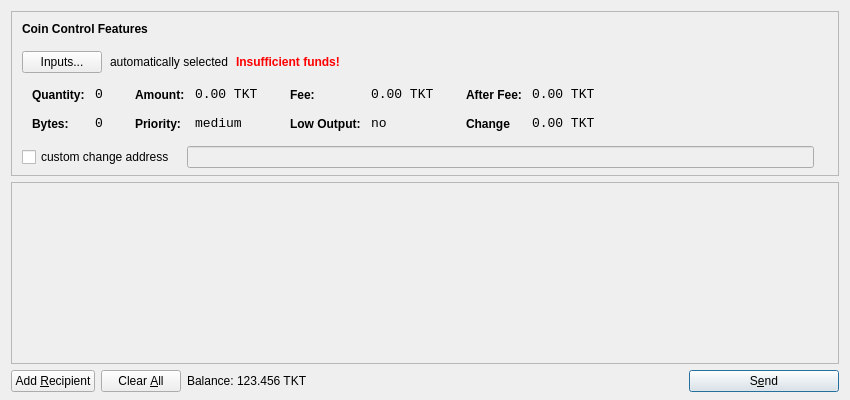
<?xml version="1.0" encoding="UTF-8"?>
<ui version="4.0">
 <class>SendCoinsDialog</class>
 <widget class="QDialog" name="SendCoinsDialog">
  <property name="geometry">
   <rect>
    <x>0</x>
    <y>0</y>
    <width>850</width>
    <height>400</height>
   </rect>
  </property>
  <property name="windowTitle">
   <string>Send Coins</string>
  </property>
  <layout class="QVBoxLayout" name="verticalLayout" stretch="0,1,0">
   <property name="bottomMargin">
    <number>8</number>
   </property>
   <item>
    <widget class="QFrame" name="frameCoinControl">
     <property name="sizePolicy">
      <sizepolicy hsizetype="Expanding" vsizetype="Expanding">
       <horstretch>0</horstretch>
       <verstretch>0</verstretch>
      </sizepolicy>
     </property>
     <property name="maximumSize">
      <size>
       <width>16777215</width>
       <height>16777215</height>
      </size>
     </property>
     <property name="frameShape">
      <enum>QFrame::StyledPanel</enum>
     </property>
     <property name="frameShadow">
      <enum>QFrame::Sunken</enum>
     </property>
     <layout class="QVBoxLayout" name="verticalLayoutCoinControl2">
      <property name="spacing">
       <number>-1</number>
      </property>
      <property name="leftMargin">
       <number>0</number>
      </property>
      <property name="topMargin">
       <number>0</number>
      </property>
      <property name="rightMargin">
       <number>0</number>
      </property>
      <property name="bottomMargin">
       <number>6</number>
      </property>
      <item>
       <layout class="QVBoxLayout" name="verticalLayoutCoinControl" stretch="0,0,0,0,1">
        <property name="spacing">
         <number>0</number>
        </property>
        <property name="leftMargin">
         <number>10</number>
        </property>
        <property name="topMargin">
         <number>10</number>
        </property>
        <item>
         <layout class="QHBoxLayout" name="horizontalLayoutCoinControl1">
          <property name="bottomMargin">
           <number>15</number>
          </property>
          <item>
           <widget class="QLabel" name="labelCoinControlFeatures">
            <property name="sizePolicy">
             <sizepolicy hsizetype="Preferred" vsizetype="Maximum">
              <horstretch>0</horstretch>
              <verstretch>0</verstretch>
             </sizepolicy>
            </property>
            <property name="font">
             <font>
              <weight>75</weight>
              <bold>true</bold>
             </font>
            </property>
            <property name="styleSheet">
             <string notr="true">font-weight:bold;</string>
            </property>
            <property name="text">
             <string>Coin Control Features</string>
            </property>
           </widget>
          </item>
         </layout>
        </item>
        <item>
         <layout class="QHBoxLayout" name="horizontalLayoutCoinControl2" stretch="0,0,0,0">
          <property name="spacing">
           <number>8</number>
          </property>
          <property name="bottomMargin">
           <number>10</number>
          </property>
          <item>
           <widget class="QPushButton" name="pushButtonCoinControl">
            <property name="styleSheet">
             <string notr="true"/>
            </property>
            <property name="text">
             <string>Inputs...</string>
            </property>
           </widget>
          </item>
          <item>
           <widget class="QLabel" name="labelCoinControlAutomaticallySelected">
            <property name="text">
             <string>automatically selected</string>
            </property>
            <property name="margin">
             <number>5</number>
            </property>
           </widget>
          </item>
          <item>
           <widget class="QLabel" name="labelCoinControlInsuffFunds">
            <property name="font">
             <font>
              <weight>75</weight>
              <bold>true</bold>
             </font>
            </property>
            <property name="styleSheet">
             <string notr="true">color:red;font-weight:bold;</string>
            </property>
            <property name="text">
             <string>Insufficient funds!</string>
            </property>
            <property name="margin">
             <number>5</number>
            </property>
           </widget>
          </item>
          <item>
           <spacer name="horizontalSpacerCoinControl">
            <property name="orientation">
             <enum>Qt::Horizontal</enum>
            </property>
            <property name="sizeHint" stdset="0">
             <size>
              <width>40</width>
              <height>1</height>
             </size>
            </property>
           </spacer>
          </item>
         </layout>
        </item>
        <item>
         <widget class="QWidget" name="widgetCoinControl" native="true">
          <property name="sizePolicy">
           <sizepolicy hsizetype="Preferred" vsizetype="Preferred">
            <horstretch>0</horstretch>
            <verstretch>0</verstretch>
           </sizepolicy>
          </property>
          <property name="minimumSize">
           <size>
            <width>0</width>
            <height>0</height>
           </size>
          </property>
          <property name="styleSheet">
           <string notr="true"/>
          </property>
          <layout class="QHBoxLayout" name="horizontalLayoutCoinControl5">
           <property name="margin">
            <number>0</number>
           </property>
           <item>
            <layout class="QHBoxLayout" name="horizontalLayoutCoinControl3" stretch="0,0,0,1">
             <property name="spacing">
              <number>20</number>
             </property>
             <property name="topMargin">
              <number>0</number>
             </property>
             <property name="bottomMargin">
              <number>10</number>
             </property>
             <item>
              <layout class="QFormLayout" name="formLayoutCoinControl1">
               <property name="horizontalSpacing">
                <number>10</number>
               </property>
               <property name="verticalSpacing">
                <number>14</number>
               </property>
               <property name="leftMargin">
                <number>10</number>
               </property>
               <property name="topMargin">
                <number>4</number>
               </property>
               <property name="rightMargin">
                <number>6</number>
               </property>
               <item row="0" column="0">
                <widget class="QLabel" name="labelCoinControlQuantityText">
                 <property name="styleSheet">
                  <string notr="true">font-weight:bold;</string>
                 </property>
                 <property name="text">
                  <string>Quantity:</string>
                 </property>
                 <property name="margin">
                  <number>0</number>
                 </property>
                </widget>
               </item>
               <item row="0" column="1">
                <widget class="QLabel" name="labelCoinControlQuantity">
                 <property name="font">
                  <font>
                   <family>Monospace</family>
                   <pointsize>10</pointsize>
                  </font>
                 </property>
                 <property name="cursor">
                  <cursorShape>IBeamCursor</cursorShape>
                 </property>
                 <property name="contextMenuPolicy">
                  <enum>Qt::ActionsContextMenu</enum>
                 </property>
                 <property name="text">
                  <string>0</string>
                 </property>
                 <property name="margin">
                  <number>0</number>
                 </property>
                 <property name="textInteractionFlags">
                  <set>Qt::LinksAccessibleByMouse|Qt::TextSelectableByKeyboard|Qt::TextSelectableByMouse</set>
                 </property>
                </widget>
               </item>
               <item row="1" column="0">
                <widget class="QLabel" name="labelCoinControlBytesText">
                 <property name="styleSheet">
                  <string notr="true">font-weight:bold;</string>
                 </property>
                 <property name="text">
                  <string>Bytes:</string>
                 </property>
                </widget>
               </item>
               <item row="1" column="1">
                <widget class="QLabel" name="labelCoinControlBytes">
                 <property name="font">
                  <font>
                   <family>Monospace</family>
                   <pointsize>10</pointsize>
                  </font>
                 </property>
                 <property name="cursor">
                  <cursorShape>IBeamCursor</cursorShape>
                 </property>
                 <property name="contextMenuPolicy">
                  <enum>Qt::ActionsContextMenu</enum>
                 </property>
                 <property name="text">
                  <string>0</string>
                 </property>
                 <property name="textInteractionFlags">
                  <set>Qt::LinksAccessibleByMouse|Qt::TextSelectableByKeyboard|Qt::TextSelectableByMouse</set>
                 </property>
                </widget>
               </item>
              </layout>
             </item>
             <item>
              <layout class="QFormLayout" name="formLayoutCoinControl2">
               <property name="horizontalSpacing">
                <number>10</number>
               </property>
               <property name="verticalSpacing">
                <number>14</number>
               </property>
               <property name="leftMargin">
                <number>6</number>
               </property>
               <property name="topMargin">
                <number>4</number>
               </property>
               <property name="rightMargin">
                <number>6</number>
               </property>
               <item row="0" column="0">
                <widget class="QLabel" name="labelCoinControlAmountText">
                 <property name="styleSheet">
                  <string notr="true">font-weight:bold;</string>
                 </property>
                 <property name="text">
                  <string>Amount:</string>
                 </property>
                 <property name="margin">
                  <number>0</number>
                 </property>
                </widget>
               </item>
               <item row="0" column="1">
                <widget class="QLabel" name="labelCoinControlAmount">
                 <property name="font">
                  <font>
                   <family>Monospace</family>
                   <pointsize>10</pointsize>
                  </font>
                 </property>
                 <property name="cursor">
                  <cursorShape>IBeamCursor</cursorShape>
                 </property>
                 <property name="contextMenuPolicy">
                  <enum>Qt::ActionsContextMenu</enum>
                 </property>
                 <property name="text">
                  <string>0.00 TKT</string>
                 </property>
                 <property name="textInteractionFlags">
                  <set>Qt::LinksAccessibleByMouse|Qt::TextSelectableByKeyboard|Qt::TextSelectableByMouse</set>
                 </property>
                </widget>
               </item>
               <item row="1" column="0">
                <widget class="QLabel" name="labelCoinControlPriorityText">
                 <property name="styleSheet">
                  <string notr="true">font-weight:bold;</string>
                 </property>
                 <property name="text">
                  <string>Priority:</string>
                 </property>
                </widget>
               </item>
               <item row="1" column="1">
                <widget class="QLabel" name="labelCoinControlPriority">
                 <property name="font">
                  <font>
                   <family>Monospace</family>
                   <pointsize>10</pointsize>
                  </font>
                 </property>
                 <property name="cursor">
                  <cursorShape>IBeamCursor</cursorShape>
                 </property>
                 <property name="contextMenuPolicy">
                  <enum>Qt::ActionsContextMenu</enum>
                 </property>
                 <property name="text">
                  <string>medium</string>
                 </property>
                 <property name="textInteractionFlags">
                  <set>Qt::LinksAccessibleByMouse|Qt::TextSelectableByKeyboard|Qt::TextSelectableByMouse</set>
                 </property>
                </widget>
               </item>
              </layout>
             </item>
             <item>
              <layout class="QFormLayout" name="formLayoutCoinControl3">
               <property name="horizontalSpacing">
                <number>10</number>
               </property>
               <property name="verticalSpacing">
                <number>14</number>
               </property>
               <property name="leftMargin">
                <number>6</number>
               </property>
               <property name="topMargin">
                <number>4</number>
               </property>
               <property name="rightMargin">
                <number>6</number>
               </property>
               <item row="0" column="0">
                <widget class="QLabel" name="labelCoinControlFeeText">
                 <property name="styleSheet">
                  <string notr="true">font-weight:bold;</string>
                 </property>
                 <property name="text">
                  <string>Fee:</string>
                 </property>
                 <property name="margin">
                  <number>0</number>
                 </property>
                </widget>
               </item>
               <item row="0" column="1">
                <widget class="QLabel" name="labelCoinControlFee">
                 <property name="font">
                  <font>
                   <family>Monospace</family>
                   <pointsize>10</pointsize>
                  </font>
                 </property>
                 <property name="cursor">
                  <cursorShape>IBeamCursor</cursorShape>
                 </property>
                 <property name="contextMenuPolicy">
                  <enum>Qt::ActionsContextMenu</enum>
                 </property>
                 <property name="text">
                  <string>0.00 TKT</string>
                 </property>
                 <property name="textInteractionFlags">
                  <set>Qt::LinksAccessibleByMouse|Qt::TextSelectableByKeyboard|Qt::TextSelectableByMouse</set>
                 </property>
                </widget>
               </item>
               <item row="1" column="0">
                <widget class="QLabel" name="labelCoinControlLowOutputText">
                 <property name="styleSheet">
                  <string notr="true">font-weight:bold;</string>
                 </property>
                 <property name="text">
                  <string>Low Output:</string>
                 </property>
                </widget>
               </item>
               <item row="1" column="1">
                <widget class="QLabel" name="labelCoinControlLowOutput">
                 <property name="font">
                  <font>
                   <family>Monospace</family>
                   <pointsize>10</pointsize>
                  </font>
                 </property>
                 <property name="cursor">
                  <cursorShape>IBeamCursor</cursorShape>
                 </property>
                 <property name="contextMenuPolicy">
                  <enum>Qt::ActionsContextMenu</enum>
                 </property>
                 <property name="text">
                  <string>no</string>
                 </property>
                 <property name="textInteractionFlags">
                  <set>Qt::LinksAccessibleByMouse|Qt::TextSelectableByKeyboard|Qt::TextSelectableByMouse</set>
                 </property>
                </widget>
               </item>
              </layout>
             </item>
             <item>
              <layout class="QFormLayout" name="formLayoutCoinControl4">
               <property name="horizontalSpacing">
                <number>10</number>
               </property>
               <property name="verticalSpacing">
                <number>14</number>
               </property>
               <property name="leftMargin">
                <number>6</number>
               </property>
               <property name="topMargin">
                <number>4</number>
               </property>
               <property name="rightMargin">
                <number>6</number>
               </property>
               <item row="0" column="0">
                <widget class="QLabel" name="labelCoinControlAfterFeeText">
                 <property name="styleSheet">
                  <string notr="true">font-weight:bold;</string>
                 </property>
                 <property name="text">
                  <string>After Fee:</string>
                 </property>
                 <property name="margin">
                  <number>0</number>
                 </property>
                </widget>
               </item>
               <item row="0" column="1">
                <widget class="QLabel" name="labelCoinControlAfterFee">
                 <property name="font">
                  <font>
                   <family>Monospace</family>
                   <pointsize>10</pointsize>
                  </font>
                 </property>
                 <property name="cursor">
                  <cursorShape>IBeamCursor</cursorShape>
                 </property>
                 <property name="contextMenuPolicy">
                  <enum>Qt::ActionsContextMenu</enum>
                 </property>
                 <property name="text">
                  <string>0.00 TKT</string>
                 </property>
                 <property name="textInteractionFlags">
                  <set>Qt::LinksAccessibleByMouse|Qt::TextSelectableByKeyboard|Qt::TextSelectableByMouse</set>
                 </property>
                </widget>
               </item>
               <item row="1" column="0">
                <widget class="QLabel" name="labelCoinControlChangeText">
                 <property name="styleSheet">
                  <string notr="true">font-weight:bold;</string>
                 </property>
                 <property name="text">
                  <string>Change</string>
                 </property>
                </widget>
               </item>
               <item row="1" column="1">
                <widget class="QLabel" name="labelCoinControlChange">
                 <property name="font">
                  <font>
                   <family>Monospace</family>
                   <pointsize>10</pointsize>
                  </font>
                 </property>
                 <property name="cursor">
                  <cursorShape>IBeamCursor</cursorShape>
                 </property>
                 <property name="contextMenuPolicy">
                  <enum>Qt::ActionsContextMenu</enum>
                 </property>
                 <property name="text">
                  <string>0.00 TKT</string>
                 </property>
                 <property name="textInteractionFlags">
                  <set>Qt::LinksAccessibleByMouse|Qt::TextSelectableByKeyboard|Qt::TextSelectableByMouse</set>
                 </property>
                </widget>
               </item>
              </layout>
             </item>
            </layout>
           </item>
          </layout>
         </widget>
        </item>
        <item>
         <layout class="QHBoxLayout" name="horizontalLayoutCoinControl4" stretch="0,0,0">
          <property name="spacing">
           <number>12</number>
          </property>
          <property name="sizeConstraint">
           <enum>QLayout::SetDefaultConstraint</enum>
          </property>
          <property name="topMargin">
           <number>5</number>
          </property>
          <property name="rightMargin">
           <number>5</number>
          </property>
          <item>
           <widget class="QCheckBox" name="checkBoxCoinControlChange">
            <property name="text">
             <string>custom change address</string>
            </property>
           </widget>
          </item>
          <item>
           <widget class="QLineEdit" name="lineEditCoinControlChange">
            <property name="enabled">
             <bool>false</bool>
            </property>
            <property name="sizePolicy">
             <sizepolicy hsizetype="Expanding" vsizetype="Fixed">
              <horstretch>0</horstretch>
              <verstretch>0</verstretch>
             </sizepolicy>
            </property>
           </widget>
          </item>
          <item>
           <widget class="QLabel" name="labelCoinControlChangeLabel">
            <property name="sizePolicy">
             <sizepolicy hsizetype="Preferred" vsizetype="Expanding">
              <horstretch>0</horstretch>
              <verstretch>0</verstretch>
             </sizepolicy>
            </property>
            <property name="minimumSize">
             <size>
              <width>0</width>
              <height>0</height>
             </size>
            </property>
            <property name="text">
             <string/>
            </property>
            <property name="margin">
             <number>3</number>
            </property>
           </widget>
          </item>
         </layout>
        </item>
        <item>
         <spacer name="verticalSpacerCoinControl">
          <property name="orientation">
           <enum>Qt::Vertical</enum>
          </property>
          <property name="sizeHint" stdset="0">
           <size>
            <width>800</width>
            <height>1</height>
           </size>
          </property>
         </spacer>
        </item>
       </layout>
      </item>
     </layout>
    </widget>
   </item>
   <item>
    <widget class="QScrollArea" name="scrollArea">
     <property name="widgetResizable">
      <bool>true</bool>
     </property>
     <widget class="QWidget" name="scrollAreaWidgetContents">
      <property name="geometry">
       <rect>
        <x>0</x>
        <y>0</y>
        <width>830</width>
        <height>165</height>
       </rect>
      </property>
      <layout class="QVBoxLayout" name="verticalLayout_2">
       <property name="margin">
        <number>0</number>
       </property>
       <item>
        <layout class="QVBoxLayout" name="entries">
         <property name="spacing">
          <number>6</number>
         </property>
        </layout>
       </item>
       <item>
        <spacer name="verticalSpacer">
         <property name="orientation">
          <enum>Qt::Vertical</enum>
         </property>
         <property name="sizeHint" stdset="0">
          <size>
           <width>20</width>
           <height>40</height>
          </size>
         </property>
        </spacer>
       </item>
      </layout>
     </widget>
    </widget>
   </item>
   <item>
    <layout class="QHBoxLayout" name="horizontalLayout">
     <item>
      <widget class="QPushButton" name="addButton">
       <property name="toolTip">
        <string>Send to multiple recipients at once</string>
       </property>
       <property name="text">
        <string>Add &amp;Recipient</string>
       </property>
       <property name="icon">
        <iconset resource="../bitcoin.qrc">
         <normaloff>:/icons/add</normaloff>:/icons/add</iconset>
       </property>
       <property name="autoDefault">
        <bool>false</bool>
       </property>
      </widget>
     </item>
     <item>
      <widget class="QPushButton" name="clearButton">
       <property name="sizePolicy">
        <sizepolicy hsizetype="Minimum" vsizetype="Fixed">
         <horstretch>0</horstretch>
         <verstretch>0</verstretch>
        </sizepolicy>
       </property>
       <property name="toolTip">
        <string>Remove all transaction fields</string>
       </property>
       <property name="text">
        <string>Clear &amp;All</string>
       </property>
       <property name="icon">
        <iconset resource="../bitcoin.qrc">
         <normaloff>:/icons/remove</normaloff>:/icons/remove</iconset>
       </property>
       <property name="autoRepeatDelay">
        <number>300</number>
       </property>
       <property name="autoDefault">
        <bool>false</bool>
       </property>
      </widget>
     </item>
     <item>
      <layout class="QHBoxLayout" name="horizontalLayout_2">
       <property name="spacing">
        <number>3</number>
       </property>
       <item>
        <widget class="QLabel" name="label">
         <property name="sizePolicy">
          <sizepolicy hsizetype="Preferred" vsizetype="Fixed">
           <horstretch>0</horstretch>
           <verstretch>0</verstretch>
          </sizepolicy>
         </property>
         <property name="text">
          <string>Balance:</string>
         </property>
        </widget>
       </item>
       <item>
        <widget class="QLabel" name="labelBalance">
         <property name="sizePolicy">
          <sizepolicy hsizetype="Preferred" vsizetype="Fixed">
           <horstretch>0</horstretch>
           <verstretch>0</verstretch>
          </sizepolicy>
         </property>
         <property name="cursor">
          <cursorShape>IBeamCursor</cursorShape>
         </property>
         <property name="text">
          <string>123.456 TKT</string>
         </property>
         <property name="textInteractionFlags">
          <set>Qt::LinksAccessibleByMouse|Qt::TextSelectableByKeyboard|Qt::TextSelectableByMouse</set>
         </property>
        </widget>
       </item>
      </layout>
     </item>
     <item>
      <spacer name="horizontalSpacer">
       <property name="orientation">
        <enum>Qt::Horizontal</enum>
       </property>
       <property name="sizeHint" stdset="0">
        <size>
         <width>40</width>
         <height>20</height>
        </size>
       </property>
      </spacer>
     </item>
     <item>
      <widget class="QPushButton" name="sendButton">
       <property name="minimumSize">
        <size>
         <width>150</width>
         <height>0</height>
        </size>
       </property>
       <property name="toolTip">
        <string>Confirm the send action</string>
       </property>
       <property name="text">
        <string>S&amp;end</string>
       </property>
       <property name="icon">
        <iconset resource="../bitcoin.qrc">
         <normaloff>:/icons/send</normaloff>:/icons/send</iconset>
       </property>
       <property name="default">
        <bool>true</bool>
       </property>
      </widget>
     </item>
    </layout>
   </item>
  </layout>
 </widget>
 <resources>
  <include location="../bitcoin.qrc"/>
 </resources>
 <connections/>
</ui>
